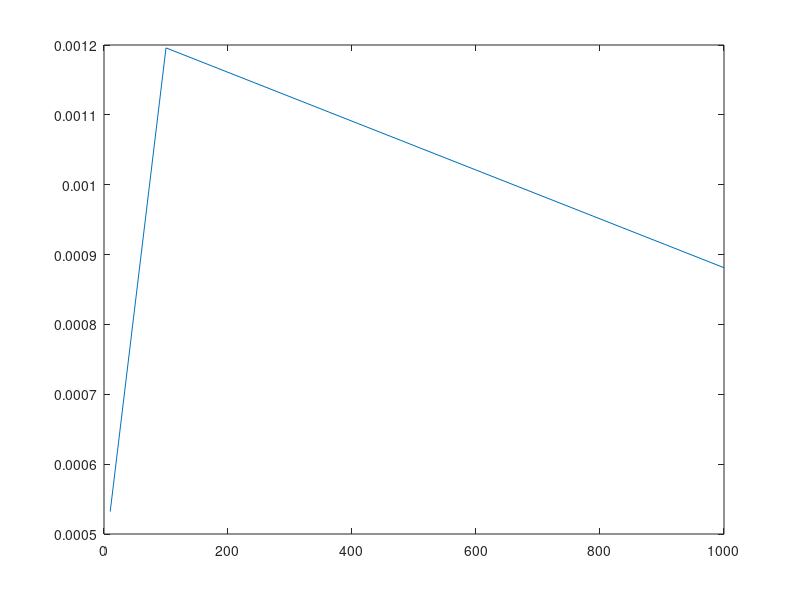

Recreate this plot in MATLAB.
%Assinment 1
function result = probability_and_parameter_estimation()
sigma = [0.3 0.2 ; 0.2 0.2];
mu = [1.0 1.0];
N = 10000;
%x = Q1(sigma, mu, N);
%Q2(x, N);
%Q3(x);
%Q4(x);
Q5();
result = 'indet lige nu'
end

%Questian 1.1

function x = Q1(sigma, mu, N)
L = chol(sigma);
z = randn(N,2);
x = repmat(mu,N,1) + z*L;
end

%questian 1.2
function muml = Q2(x, N)
muml = sum(x)/N;
con = sum(x-repmat(muml,N,1))/(N-1);
plot(muml, '*');
end

%questian 1.3
function k = Q3(x)
nbin = 100;
hist(x(:,1),nbin);
hist(x(:,2),nbin);
k = 0;
end

%questian 1.4
function k = Q4(x)
nbin = [20, 20];
hist3(x, nbin);
k = 0;
end

%questian 1.5
function k = Q5()
absdif = zeros(3,1);
lambda = 1.5;
mu_y = 1/lambda;
for p = 1:3
    L = 10  
    L = L^p;
    y = -lambda^(-1)*log(1-rand(L,1000));
    yhat = mean(mean(y,1),2);
    absdif(p,1) = abs(mu_y - yhat);
end
plot([10;100;1000],absdif)
k = 0;
end